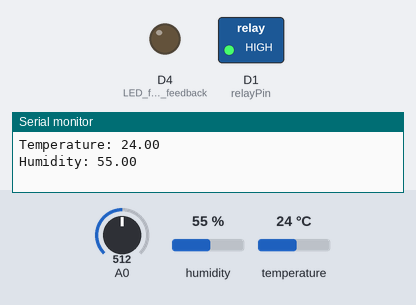
Recording of a sketch running on a simulated ESP8266 (NodeMCU). Parts: switched loads named in the sketch (green lamp = pin HIGH), output pins drawn as LEDs (lit = HIGH), the last lines printed to the serial monitor. Inputs (shaded band) come from the test bench; at power-on: A0 = 512, humidity 55 %, temperature 24 °C. WiFi joins after 1.5 s; servers stay silent unless stated; random numbers use the default seed unless the sketch sets one; no MQTT or app messages arrive unless stated.

Above: at 2.7 s.
2.8 s: A0 set to 603
5.2 s: A0 set to 634
At 6.7 s:
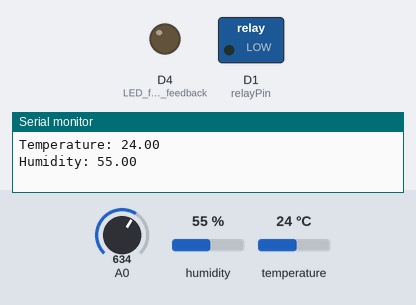
10.5 s: A0 set to 511
At 13.0 s:
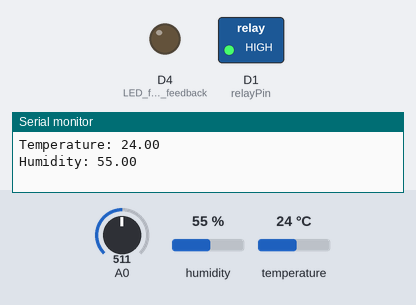
13.5 s: A0 set to 716
At 15.3 s:
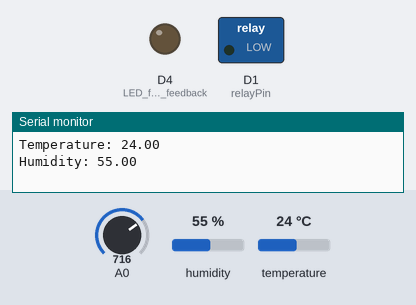
Timing chart, 0 to 16.5 s (numbered marks = the images above; inputs shaded):
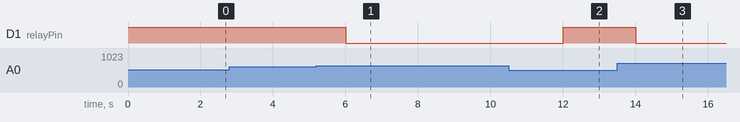

Measured:
- the behaviour switches between 617 and 618 on A0 (found by bisection; images 0 and 1)
- after the input at 5.2 s, D1 (relayPin): HIGH → LOW after 0.81 s
- after the input at 10.5 s, D1 (relayPin): LOW → HIGH after 1.5 s
- after the input at 13.5 s, D1 (relayPin): HIGH → LOW after 0.51 s

The sketch:

esp8266_MQTT.ino
```cpp
#include <ESP8266WiFi.h>
#include <PubSubClient.h>
#include <DHT.h>  // Include DHT library

// Update these with values suitable for your network.
const char* ssid = "WIFI_SSID"; //put wifi name
const char* password = "WIFI_PASSWORD"; //put wifi password
const char* mqtt_server = "IP_ADDRESS"; // ping 'broker.hivemq.com' or 'test.mosquitto.org' on cmd

WiFiClient espClient;
PubSubClient client(espClient);
unsigned long lastMsg = 0;
#define MSG_BUFFER_SIZE (50)
char msg[MSG_BUFFER_SIZE];
int value = 0;

// Define the min and max values from your soil moisture sensor.
const int sensorMin = 800;   // Value when the sensor is in dry air
const int sensorMax = 200;   // Value when the sensor is fully submerged in water

// Define the GPIO pin for the relay and DHT11 sensor
const int relayPin = D1;
const int dhtPin = D2;

// Set the moisture threshold (in percentage)
const int moistureThreshold = 30;

// Define manual control flag (false = automatic, true = manual)
bool manualMode = false;

// Current pump state (false = OFF, true = ON)
bool pumpState = false;

// Initialize DHT11
#define DHTTYPE DHT11
DHT dht(dhtPin, DHTTYPE);

void setup_wifi() {
  delay(10);
  Serial.println();
  Serial.print("Connecting to ");
  Serial.println(ssid);

  WiFi.mode(WIFI_STA);
  WiFi.begin(ssid, password);

  while (WiFi.status() != WL_CONNECTED) {
    delay(500);
    Serial.print(".");
  }

  Serial.println("");
  Serial.println("WiFi connected");
  Serial.println("IP address: ");
  Serial.println(WiFi.localIP());
}

void callback(char* topic, byte* payload, unsigned int length) {
  Serial.print("Message arrived [");
  Serial.print(topic);
  Serial.print("] ");
  for (int i = 0; i < length; i++) {
    Serial.print((char)payload[i]);
  }
  Serial.println();

  // Manual/Automatic control switch (topic: "device/mode")
  if (strcmp(topic, "device/mode") == 0) {
    if ((char)payload[0] == '1') {
      manualMode = true;
      Serial.println("Switched to manual mode");
    } else {
      manualMode = false;
      Serial.println("Switched to automatic mode");
    }
  }

  // Control the water pump manually (topic: "device/pump") only in manual mode
  if (strcmp(topic, "device/pump") == 0 && manualMode) {
    if ((char)payload[0] == '1') {
      Serial.println("Manual: Turning ON the water pump...");
      digitalWrite(relayPin, LOW);  // Activate the relay (assuming active LOW)
      pumpState = true;
    } else {
      Serial.println("Manual: Turning OFF the water pump...");
      digitalWrite(relayPin, HIGH); // Deactivate the relay
      pumpState = false;
    }
  }
}

void reconnect() {
  while (!client.connected()) {
    Serial.print("Attempting MQTT connection...");
    String clientId = "ESP8266Client-";
    clientId += String(random(0xffff), HEX);
    if (client.connect(clientId.c_str())) {
      Serial.println("connected");
      client.publish("device/soil", "MQTT Server is Connected");
      client.subscribe("device/mode");  // Subscribe to control mode (manual/automatic)
      client.subscribe("device/pump");  // Subscribe to manually control the pump
    } else {
      Serial.print("failed, rc=");
      Serial.print(client.state());
      Serial.println(" try again in 5 seconds");
      delay(5000);
    }
  }
}

void setup() {
  pinMode(BUILTIN_LED, OUTPUT);  // LED for MQTT feedback
  pinMode(relayPin, OUTPUT);     // Relay control pin
  digitalWrite(relayPin, HIGH);  // Initialize relay to OFF (assuming active LOW)

  Serial.begin(115200);
  setup_wifi();
  client.setServer(mqtt_server, 1883);
  client.setCallback(callback);

  dht.begin();  // Initialize DHT11 sensor
}

void loop() {
  if (!client.connected()) {
    reconnect();
  }
  client.loop();

  unsigned long now = millis();
  if (now - lastMsg > 2000) {
    lastMsg = now;

    // Read the raw analog value from the soil moisture sensor
    value = analogRead(A0);
    Serial.print("Raw analog reading: ");
    Serial.println(value);

    // Map the value to percentage (0% = dry, 100% = wet)
    int soilMoisturePercent = map(value, sensorMin, sensorMax, 0, 100);

    // Constrain the value to ensure it stays within 0-100%
    soilMoisturePercent = constrain(soilMoisturePercent, 0, 100);

    // Publish the soil moisture percentage as a simple number
    snprintf(msg, MSG_BUFFER_SIZE, "%d", soilMoisturePercent);  // Simple number, not text
    client.publish("device/soil", msg);
    Serial.print("Soil Moisture: ");
    Serial.println(soilMoisturePercent);

    // Automatic pump control based on soil moisture (if not in manual mode)
    if (!manualMode) {
      if (soilMoisturePercent < moistureThreshold) {
        Serial.println("Automatic: Soil is dry, turning on the water pump...");
        digitalWrite(relayPin, LOW);  // Activate the relay (assuming active LOW)
        pumpState = true;
      } else {
        Serial.println("Automatic: Soil is wet enough, turning off the water pump...");
        digitalWrite(relayPin, HIGH); // Deactivate the relay
        pumpState = false;
      }
    }

    // Read temperature and humidity from DHT11 sensor
    float temperature = dht.readTemperature();  // Read temperature in Celsius
    float humidity = dht.readHumidity();        // Read humidity

    // Check if readings are valid
    if (isnan(temperature) || isnan(humidity)) {
      Serial.println("Failed to read from DHT sensor!");
    } else {
      // Publish temperature and humidity data as simple numbers
      snprintf(msg, MSG_BUFFER_SIZE, "%.2f", temperature);
      client.publish("device/temperature", msg);
      Serial.print("Temperature: ");
      Serial.println(temperature);

      snprintf(msg, MSG_BUFFER_SIZE, "%.2f", humidity);
      client.publish("device/humidity", msg);
      Serial.print("Humidity: ");
      Serial.println(humidity);
    }
  }
}
```
